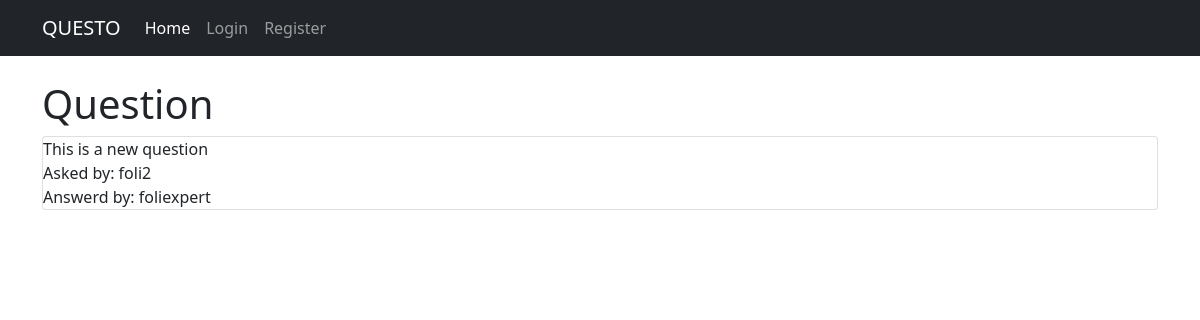
Page /question/2 on the committed database.
### tables this page shows
CREATE TABLE questions (
  id integer primary key autoincrement,
  question_text text not null,
  answer_text text,
  asked_by_id integer not null,
  expert_id integer not null
);

CREATE TABLE users (
  id integer primary key autoincrement,
  username text not null,
  email text,
  password text not null,
  expert boolean not null,
  admin boolean not null
);

### app.py (the view)
@app.route('/question/<int:id>')
def question(id):
  user = current_user()
  db = get_db()
  quest_cur = db.execute('''SELECT questions.question_text, questions.answer_text, askers.username
                           AS askers_name, experts.username as expert_name
                           FROM questions
                           LEFT JOIN users
                           AS askers
                           ON askers.id = questions.asked_by_id
                           LEFT JOIN users AS experts
                           ON experts.id = questions.expert_id
                           WHERE questions.id = ?''',[id])
  question = quest_cur.fetchone()
  return render_template ('question.html', user=user, question=question)

### app.py (called while the page is built)
def current_user():
  user_result = None
  if 'user' in session:
    db = get_db()
    user_cur = db.execute('select id, email, username,  expert, admin, password from users where username= ?', [session['user']])
    user_result = user_cur.fetchone()
  return user_result

### database.py (called while the page is built)
def connect_db():
  sql = sqlite3.connect('/home/foli/Documents/flask/question/data.db')
  sql.row_factory = sqlite3.Row
  return sql

def get_db():
    if not hasattr(g, 'sqlite_db'):
        g.sqlite_db = connect_db()
    return g.sqlite_db

### templates/question.html (shortened to what this page needs)
{%extends "base.html" %}
{% block content %}
<div class="container">
  <h1>Question</h1>
<div class="card">
  {{question.question_text}} <br>
  Asked by: {{question.askers_name}} <br>
  Answerd by: {{question.expert_name}}
</div>
</div>
{%endblock%}

### rows in the picture
questions: question_text "This is a new question"
users: askers_name "foli2"
users: expert_name "foliexpert"
